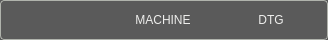
         <widget class="QFrame" name="frame">
          <property name="sizePolicy">
           <sizepolicy hsizetype="Preferred" vsizetype="Fixed">
            <horstretch>0</horstretch>
            <verstretch>0</verstretch>
           </sizepolicy>
          </property>
          <property name="minimumSize">
           <size>
            <width>0</width>
            <height>40</height>
           </size>
          </property>
          <property name="maximumSize">
           <size>
            <width>16777215</width>
            <height>40</height>
           </size>
          </property>
          <property name="styleSheet">
           <string notr="true">.QFrame{
    border-style: solid;
    border-color: rgb(176, 179,172);
    border-width: 1px;
    border-radius: 4px;
    background-color: rgb(90, 90, 90);
    padding: -5px;
}</string>
          </property>
          <property name="frameShape">
           <enum>QFrame::Shape::StyledPanel</enum>
          </property>
          <property name="frameShadow">
           <enum>QFrame::Shadow::Raised</enum>
          </property>
          <layout class="QHBoxLayout" name="horizontalLayout_103">
           <property name="spacing">
            <number>8</number>
           </property>
           <property name="leftMargin">
            <number>5</number>
           </property>
           <property name="rightMargin">
            <number>7</number>
           </property>
           <item>
            <widget class="StatusLabel" name="work_column_header">
             <property name="sizePolicy">
              <sizepolicy hsizetype="Fixed" vsizetype="Fixed">
               <horstretch>0</horstretch>
               <verstretch>0</verstretch>
              </sizepolicy>
             </property>
             <property name="minimumSize">
              <size>
               <width>100</width>
               <height>17</height>
              </size>
             </property>
             <property name="maximumSize">
              <size>
               <width>100</width>
               <height>17</height>
              </size>
             </property>
             <property name="styleSheet">
              <string notr="true">QLabel{
    color: rgb(238, 238, 236);
	font: 16pt &quot;Bebas Kai&quot;;
    padding-left: 6px;
}</string>
             </property>
             <property name="alignment">
              <set>Qt::AlignmentFlag::AlignCenter</set>
             </property>
             <property name="rules" stdset="0">
              <string>[{&quot;channels&quot;: [{&quot;url&quot;: &quot;status:g5x_index?text&quot;, &quot;trigger&quot;: true}], &quot;property&quot;: &quot;Text&quot;, &quot;expression&quot;: &quot;ch[0] + ' WORK'\n&quot;, &quot;name&quot;: &quot;WCS Header&quot;}]</string>
             </property>
            </widget>
           </item>
           <item>
            <widget class="QLabel" name="machine_column_header">
             <property name="enabled">
              <bool>false</bool>
             </property>
             <property name="sizePolicy">
              <sizepolicy hsizetype="Fixed" vsizetype="Fixed">
               <horstretch>0</horstretch>
               <verstretch>0</verstretch>
              </sizepolicy>
             </property>
             <property name="minimumSize">
              <size>
               <width>100</width>
               <height>17</height>
              </size>
             </property>
             <property name="maximumSize">
              <size>
               <width>100</width>
               <height>17</height>
              </size>
             </property>
             <property name="styleSheet">
              <string notr="true">QLabel{
    color: rgb(238, 238, 236);
	font: 16pt &quot;Bebas Kai&quot;;
}</string>
             </property>
             <property name="text">
              <string>MACHINE</string>
             </property>
             <property name="alignment">
              <set>Qt::AlignmentFlag::AlignCenter</set>
             </property>
            </widget>
           </item>
           <item>
            <widget class="QLabel" name="dtg_column_header">
             <property name="sizePolicy">
              <sizepolicy hsizetype="Fixed" vsizetype="Fixed">
               <horstretch>0</horstretch>
               <verstretch>0</verstretch>
              </sizepolicy>
             </property>
             <property name="minimumSize">
              <size>
               <width>100</width>
               <height>17</height>
              </size>
             </property>
             <property name="maximumSize">
              <size>
               <width>100</width>
               <height>17</height>
              </size>
             </property>
             <property name="styleSheet">
              <string notr="true">QLabel{
    color: rgb(238, 238, 236);
	font: 16pt &quot;Bebas Kai&quot;;
}</string>
             </property>
             <property name="text">
              <string>DTG</string>
             </property>
             <property name="alignment">
              <set>Qt::AlignmentFlag::AlignCenter</set>
             </property>
            </widget>
           </item>
          </layout>
         </widget>
